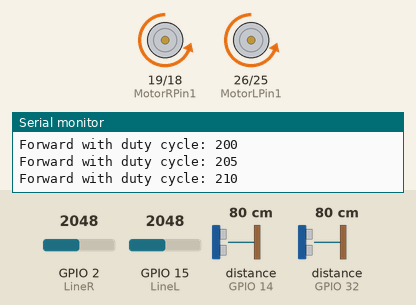
This sketch was run on a simulated ESP32. On the bench: motor-driver pin pairs drawn as motors (green arrow = first pin HIGH = forward, orange = second pin HIGH = backward, longer = more drive, scaled by the enable pin), the last lines printed to the serial monitor. Wiring (inferred from the names in the program): 2 × ultrasonic range finder: trigger GPIO 12, echo GPIO 14 / trigger GPIO 33, echo GPIO 32. The inputs (shaded band) are chosen by the test bench; at power-on: GPIO 2 (LineR) = 2048, GPIO 15 (LineL) = 2048, distance to the obstacle (sensors on GPIO 14, GPIO 32) 80 cm. The echo pulse lasts 58.3 µs per cm.

Above: at 1.2 s.
1.3 s: GPIO 2 (LineR) set to 1943
At 6.8 s:
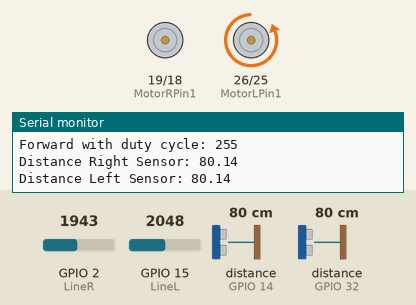
8.9 s: GPIO 2 (LineR) set to 2040
At 9.3 s:
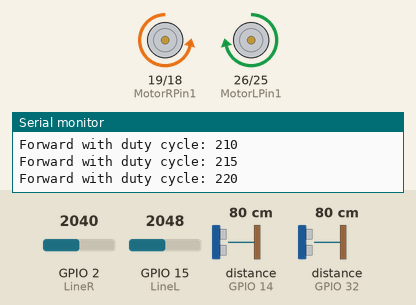
12.4 s: GPIO 15 (LineL) set to 1960
At 13.7 s:
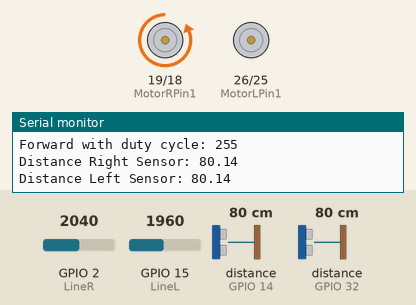
21.6 s: GPIO 15 (LineL) set to 2040
Timing chart, 0 to 26.1 s (numbered marks = the images above; inputs shaded):
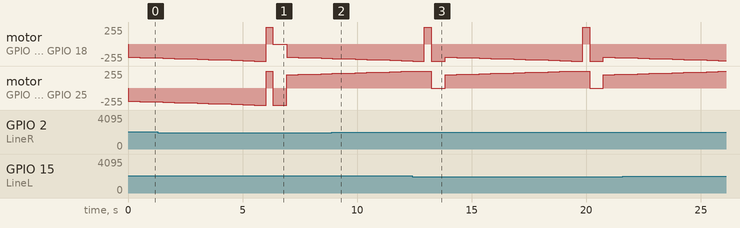

Measured:
- the behaviour switches between 2001 and 2000 on GPIO 2 (LineR) (found by bisection; images 0 and 1)
- the behaviour switches between 2001 and 2000 on GPIO 15 (LineL) (found by bisection; images 2 and 3)
- by itself, motor on GPIO 26 (MotorLPin1) / GPIO 25 (MotorLPin2): ramps from stopped to forward 255/255 and jumps back, once every 6.9 s

The sketch:

Full_function_Sumo_Robot_Version_1.ino
```cpp
// Motor Left
int ENA = 27;
int MotorLPin1 = 26;
int MotorLPin2 = 25;

// Motor Right
int MotorRPin1 = 19;
int MotorRPin2 = 18;
int ENB = 5;

// Ultrasonic sensor
const int TrigPinR = 12;
const int EchoPinR = 14;
const int TrigPinL = 33;
const int EchoPinL = 32;

// Infrared Line sensor
const int LineR = 2;
const int LineL = 15;

// Setting PWM properties
const int freq = 30000;
const int pwmChannelR = 0;
const int pwmChannelL = 0;
const int resolution = 8;
int dutyCycle = 200;

//Ultrasonic variables
long durationR;
long durationL;
float distanceR;
float distanceL;


void setup() {
  // Right Motor
  pinMode(MotorRPin1, OUTPUT);
  pinMode(MotorRPin2, OUTPUT);
  pinMode(ENB, OUTPUT);
  ledcSetup(pwmChannelR, freq, resolution);  // configure LED PWM functionalitites
  ledcAttachPin(ENB, pwmChannelR);           // attach the channel to the GPIO to be controlled
  // Left Motor
  pinMode(MotorLPin1, OUTPUT);
  pinMode(MotorLPin2, OUTPUT);
  pinMode(ENA, OUTPUT);
  ledcSetup(pwmChannelL, freq, resolution);  // configure LED PWM functionalitites
  ledcAttachPin(ENA, pwmChannelL);           // attach the channel to the GPIO to be controlled
  // Ultrasonic sensor Right
  pinMode(TrigPinR, OUTPUT);  // Sets the trigPin as an Output
  pinMode(EchoPinR, INPUT);   // Sets the echoPin as an Input
  // Ultrasonic sensor Left
  pinMode(TrigPinL, OUTPUT);  // Sets the trigPin as an Output
  pinMode(EchoPinL, INPUT);   // Sets the echoPin as an Input
  // Line Sensor
  pinMode(LineR, INPUT);  // Sets Right Line Sensor
  pinMode(LineL, INPUT);  // Sets Left Line Sensor
  Serial.begin(115200);
  Serial.print("Testing DC Motor...");
  spinning();
}

void loop() {
  // Reading Distance Right
  digitalWrite(TrigPinR, LOW);
  delayMicroseconds(2);
  digitalWrite(TrigPinR, HIGH);  // Sets the trigPin on HIGH state for 10 micro seconds
  delayMicroseconds(10);
  digitalWrite(TrigPinR, LOW);  // Reads the echoPin, returns the sound wave travel time in microseconds
  durationR = pulseIn(EchoPinR, HIGH);
  distanceR = (durationR / 2) / 29.1;  // Calculate the distance
  Serial.print("Distance Right Sensor: ");
  Serial.println(distanceR);
  // Reading Distance Left
  digitalWrite(TrigPinL, LOW);
  delayMicroseconds(2);
  digitalWrite(TrigPinL, HIGH);  // Sets the trigPin on HIGH state for 10 micro seconds
  delayMicroseconds(10);
  digitalWrite(TrigPinL, LOW);  // Reads the echoPin, returns the sound wave travel time in microseconds
  durationL = pulseIn(EchoPinL, HIGH);
  distanceL = (durationL / 2) / 29.1;  // Calculate the distance
  Serial.print("Distance Left Sensor: ");
  Serial.println(distanceL);

  if (distanceR <= 30 && distanceL <= 30) {
    attacking();
  } else if (distanceR <= 30) {
    attacking();  // Need to edit, what happen if 1 sensor only detected
  } else if (distanceL) {
    attacking();  // Need to edit, what happen if 1 sensor only detected
  }

  // Reading Line Sensor
  if (analogRead(LineR) <= 2000 && analogRead(LineL) <= 2000) {  //Check the sensor output ""=<2000 white"
    linedetect(0);
    spinning();                            // Just reverse
  } else if (analogRead(LineR) <= 2000) {  //Check the sensor output ""=<2000 white"
    linedetect(1);
    spinning();                            // Turn Left
  } else if (analogRead(LineL) <= 2000) {  //Check the sensor output ""=<2000 white"
    linedetect(2);
    spinning();  // Turn Right
  }
  while (dutyCycle <= 255) {
    ledcWrite(pwmChannelR, dutyCycle);
    ledcWrite(pwmChannelL, dutyCycle);
    Serial.print("Forward with duty cycle: ");
    Serial.println(dutyCycle);
    dutyCycle = dutyCycle + 5;
    delay(500);
  }
  dutyCycle = 200;
}

void spinning() {  // Standby to attack (turn around at the same place
  //Serial.println("Spinning");
  digitalWrite(MotorRPin1, LOW);
  digitalWrite(MotorRPin2, HIGH);
  digitalWrite(MotorLPin1, HIGH);
  digitalWrite(MotorLPin2, LOW);
}

void attacking() {  // Move Forward push opponent down
  digitalWrite(MotorRPin1, LOW);
  digitalWrite(MotorRPin2, HIGH);
  digitalWrite(MotorLPin1, LOW);
  digitalWrite(MotorLPin2, HIGH);
}

void linedetect(int sensorside) {  // reverse then turn
  // Reverse
  digitalWrite(MotorRPin1, HIGH);
  digitalWrite(MotorRPin2, LOW);
  digitalWrite(MotorLPin1, HIGH);
  digitalWrite(MotorLPin2, LOW);
  delay(300);
  // Turn
  if (sensorside == 1) {
    // Rotate left
    digitalWrite(MotorRPin1, LOW);
    digitalWrite(MotorRPin2, LOW);
    digitalWrite(MotorLPin1, LOW);
    digitalWrite(MotorLPin2, HIGH);
  } else if (sensorside == 2) {
    // Rotate right
    digitalWrite(MotorRPin1, LOW);
    digitalWrite(MotorRPin2, HIGH);
    digitalWrite(MotorLPin1, LOW);
    digitalWrite(MotorLPin2, LOW);
  }
  delay(600);
}
```
